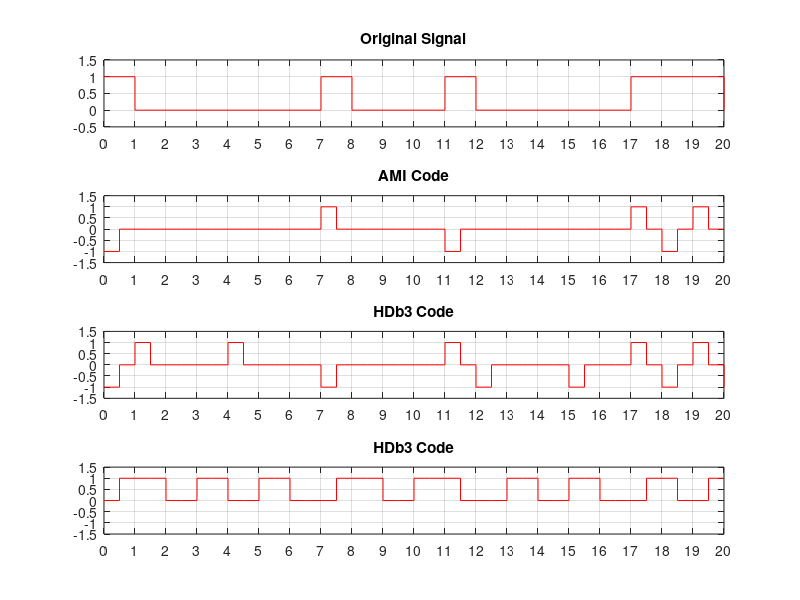
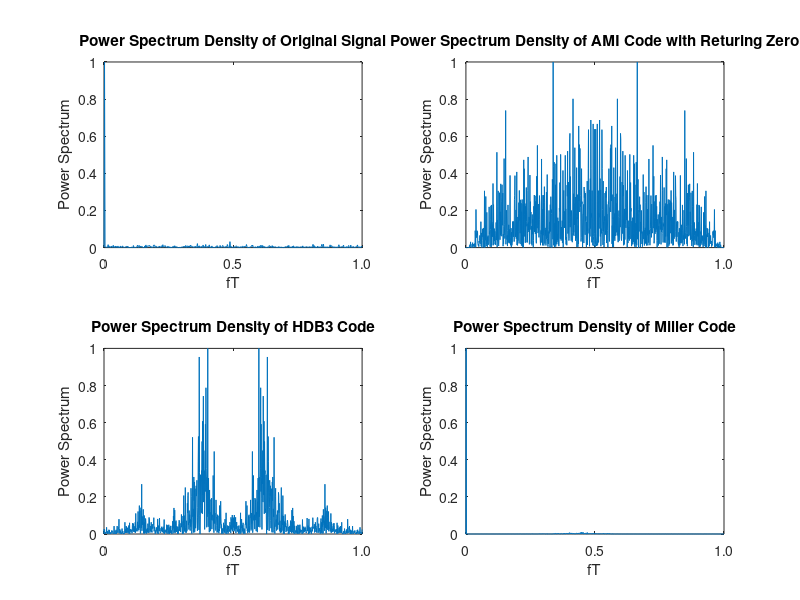

Source code (MATLAB) for these figures, in order:
% Created by Huang Lu, Department of Electronic Engineering, Tsinghua University
% 2015/10/30, Friday, Beijing
% Code for Homework 3 of Communication and Network

% Generate the Source Signal
clear all; close all; clc;
p0 = 0.8;                       % Probability of 0
x0 = rand(1,1000);              % Uniform Distribution in [0,1]
x0(x0<p0) = 0;                  % Get the Source Signal
x0(x0>=p0) = 1;

% AMI Code
c1 = [1, 0];
c2 = [0, 0];
c3 = [-1, 0];
AMI_code = zeros(1, 2000);   % AMI Code with Returning to 0
f1 = x0(1);                   % Initial the fk, fk = fk-1 = x(0)    
for m = 1:1:1000
    f0 = f1;                    % Update fk-1
    f1 = ~(x0(m)==f0);          % Update fk
    if x0(m) == 0               % Get AMI Code
        AMI_code(2*m-1:2*m) = c2;
    else
        if f1 == 1
            AMI_code(2*m-1:2*m) = c1;
        else
            AMI_code(2*m-1:2*m) = c3;
        end
    end
    
end

% HDB3 Code
HDB3_code = AMI_code;
h1 = [1, 0, 0, 0, 0, 0, 1, 0];
h2 = [-1, 0, 0, 0, 0, 0, -1, 0];
for m = 1:2:1993
    if HDB3_code(m+6) ~= 0
        for n = m+4:-2:1
            if HDB3_code(n) ~= 0
                flag = HDB3_code(n);
                if  HDB3_code(m+6) == flag
                    HDB3_code(m+6) = -flag;
                end
                break;
            end
        end
    end
    if HDB3_code(m:m+7) == [0, 0, 0, 0, 0, 0, 0, 0]
        if m == 1
            HDB3_code(m:m+7) = h1;
        else
            if HDB3_code(m-2) == 1
                HDB3_code(m:m+7) = h2;
            else 
                HDB3_code(m:m+7) = h1;
            end
        end
    end
end

% Miller Code
Miller_code = zeros(1, 2000);
m = 1;
while(m<=1000)
    if x0(m) == 1
        if m > 1
            if Miller_code(2*m-2) == 1;
                Miller_code(2*m-1:2*m) = [1, 0];
            else
                Miller_code(2*m-1:2*m) = [0, 1];
            end
        else
            Miller_code(2*m-1:2*m) = [0, 1];
        end
        m = m + 1;
    elseif (m < 1000) & (x0(m:m+1) == [0, 0])
        if m > 1
            if Miller_code(2*m-2) == x0(m-1)
                Miller_code(2*m-1:2*m+2) = [1, 1, 0, 0];
            else
                Miller_code(2*m-1:2*m+2) = [0, 0, 1, 1];
            end
        else
            Miller_code(2*m-1:2*m+2) = [0, 0, 1, 1];
        end
        m = m + 2;
    else
        if m > 1
            if Miller_code(2*m-2) ~= x0(m-1)
                Miller_code(2*m-1:2*m) = [0, 0];
            else
                Miller_code(2*m-1:2*m) = [1, 1];
            end
        else
            Miller_code(2*m-1:2*m) = [0, 0];
        end
        m = m + 1;
    end
end

% Figure of all code
figure(1); 
subplot(4,1,1); stairs(x0(1:21),'r'); % Figure of the Original Signal
title('Original Signal')
set(gca,'Ylim', [-0.5, 1.5])
set(gca,'Xlim', [1, 21])
set(gca,'xtick',[1:1:21],'xticklabel',[0:1:20]) 
grid on;
subplot(4,1,2); stairs(AMI_code(1:41),'r'); % Figure of the AMI Code
title('AMI Code')
set(gca,'Ylim', [-1.5, 1.5])
set(gca,'Xlim', [1, 41])
set(gca,'xtick',[1:2:41],'xticklabel',[0:1:20]) 
grid on;
subplot(4,1,3); stairs(HDB3_code(1:41),'r');% Figure of the HDB3 Code
title('HDb3 Code')
set(gca,'Ylim', [-1.5, 1.5])
set(gca,'Xlim', [1, 41])
set(gca,'xtick',[1:2:41],'xticklabel',[0:1:20]) 
grid on;
subplot(4,1,4); stairs(Miller_code(1:41),'r');% Figure of the Miller Code
title('HDb3 Code')
set(gca,'Ylim', [-1.5, 1.5])
set(gca,'Xlim', [1, 41])
set(gca,'xtick',[1:2:41],'xticklabel',[0:1:20]) 
grid on;

% Power Spectrum Density
figure(2)
X0 = fftshift(fft(x0));
X0 = abs(X0).^2;
X0 = X0/max(X0);
subplot(2,2,1); plot(X0)
title('Power Spectrum Density of Original Signal');
xlabel('fT'), ylabel('Power Spectrum')
set(gca, 'Xlim', [500,1000])
set(gca,'xtick',[500:250:1000],'xticklabel',{'0', '0.5', '1.0'}) 
X_AMI = fftshift(fft(AMI_code));
X_AMI = abs(X_AMI).^2;
X_AMI = X_AMI/max(X_AMI);
subplot(2,2,2); plot(X_AMI)
title('Power Spectrum Density of AMI Code with Returing Zero');
xlabel('fT'), ylabel('Power Spectrum')
set(gca, 'Xlim', [1000, 2000])
set(gca,'xtick',[1000:500:2000],'xticklabel',{'0', '0.5', '1.0'})
X_HDB3 = fftshift(fft(HDB3_code));
X_HDB3 = abs(X_HDB3).^2;
X_HDB3 = X_HDB3/max(X_HDB3);
subplot(2,2,3); plot(X_HDB3)
title('Power Spectrum Density of HDB3 Code');
xlabel('fT'), ylabel('Power Spectrum')
set(gca, 'Xlim', [1000, 2000])
set(gca,'xtick',[1000:500:2000],'xticklabel',{'0', '0.5', '1.0'})
X_Miller = fftshift(fft(Miller_code));
X_Miller = abs(X_Miller).^2;
X_Miller = X_Miller/max(X_Miller);
subplot(2,2,4); plot(X_Miller)
title('Power Spectrum Density of Miller Code');
xlabel('fT'), ylabel('Power Spectrum')
set(gca, 'Xlim', [1000, 2000])
set(gca,'xtick',[1000:500:2000],'xticklabel',{'0', '0.5', '1.0'})
